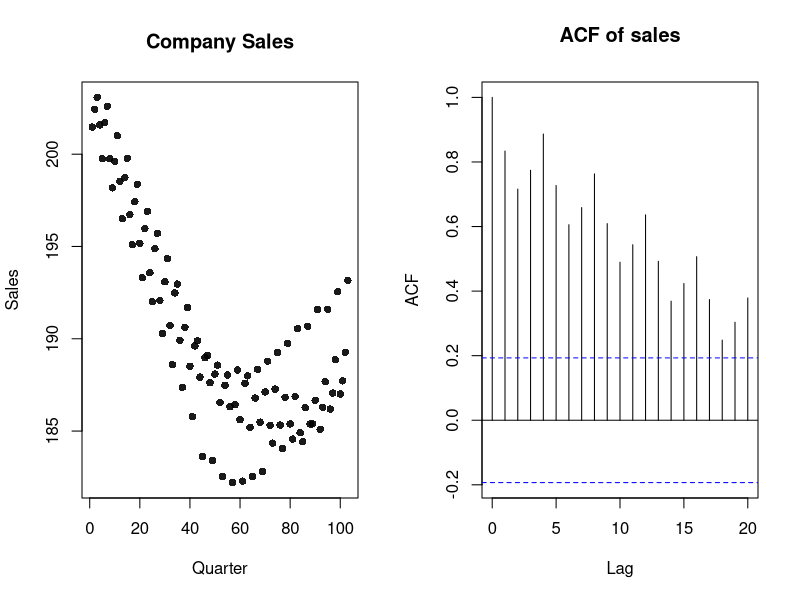

Recreate this plot in R.
# Q1.

# A software company is interested in modelling and predicting its sales. 
# The data-set StartupSales.csv includes the quarterly sales of the company from 
# the first quarter of 1992 to the third quarter of 2017.


# a. Load the data into R and generate appropriate plot(s) to comment 
# on the stationary of the data. Is the data stationary? Why or why not?

sales.data <- read.csv("StartupSales.csv", header=FALSE)
sales <- sales.data$V1
par(mfrow = c(1, 2))
plot(sales, main = "Company Sales", ylab = "Sales", xlab = "Quarter", pch = 16,
     col = adjustcolor("black", 0.9))
acf(sales.data$V1, main = "ACF of sales")

# The data is not stationary because there is a clear quadratic trend in the plot 
# and a slow linear decay in the ACF plot


# b. Suppose the data is divided into test and training sets where the last 2 years 
# of data (8 quarters) is the test set and the remainder of the data is the training 
# set. Apply all possible versions of exponential smoothing on the training data. 
# If you identify seasonality, this means models with and without periodic component 
# and/or trend. Next, use the APSE on the test set to measure the quality of the 
# prediction. Provide the APSE of all the fitted models and justify your choice 
# among the models that you have tried.

n <- length(sales)
train <- sales[1:(n - 8)]
test <- sales[(n - 7):n]

# Simple exponential smoothing
es <- HoltWinters(train, gamma = FALSE, beta = FALSE)
es
es.predict <- predict(es, n.ahead = 8)
es.predict
apse.es <- mean((test - es.predict)^2)

# Double exponential smoothing
hw <- HoltWinters(train, gamma = FALSE)
hw
hw.predict <- predict(hw, n.ahead = 8)
hw.predict
apse.hw <- mean((test - hw.predict)^2)

apse.es
apse.hw
min(apse.es, apse.hw)
# Double exponential smoothing performs best
